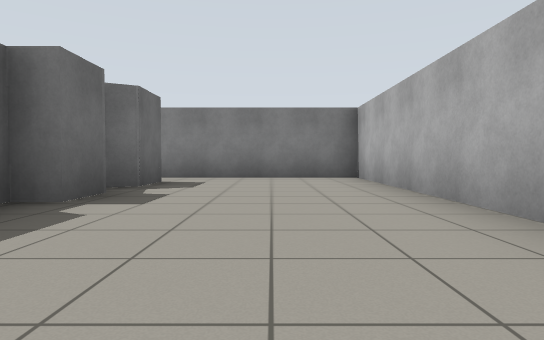
[1] (above)

24 first-person views from a walk through a world built for the Gazebo simulator. The camera is 0.72 m above the floor, tilts 2° down and sees 75° across. The floor is counted in squares, 2 m on a side. Each view is taken from the middle of a square. On the plan, view 1 faces up. The plan holds only what a view shows up to about 9 squares ahead; the rest is blank.

[2]
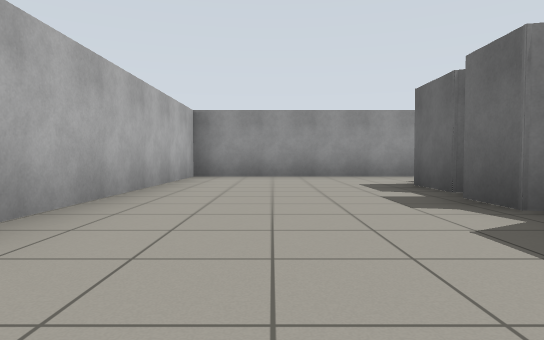

[3]
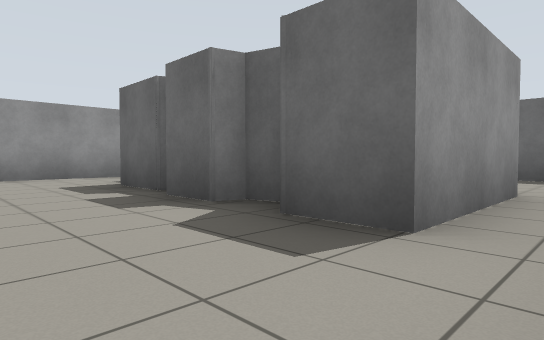

[4]
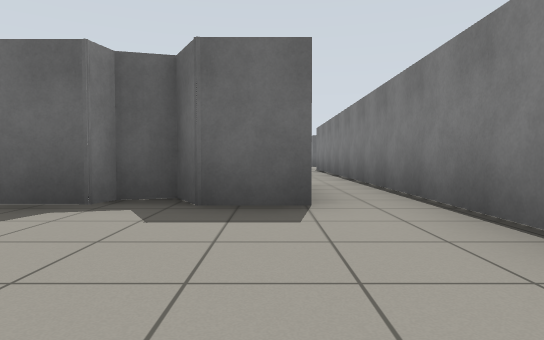

[5]
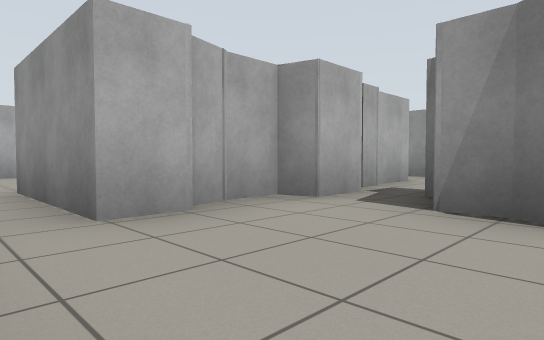

[6]
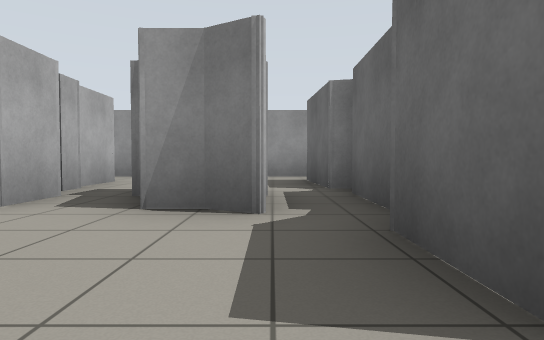

[7]
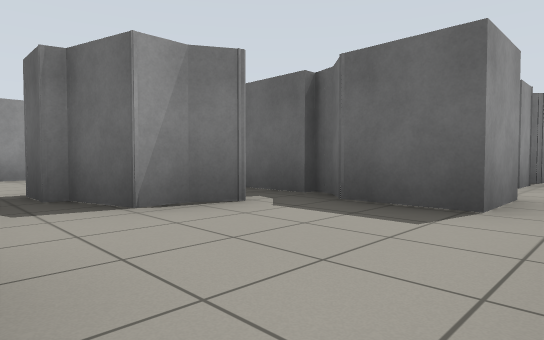

[8]
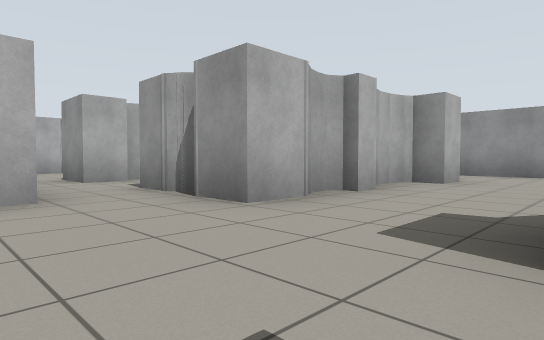

[9]
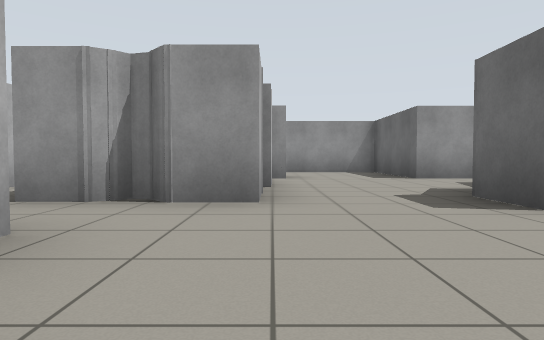

[10]
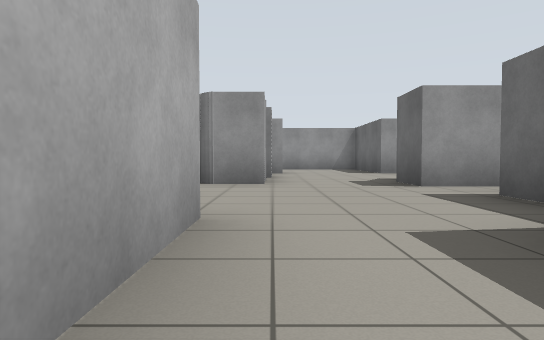

[11]
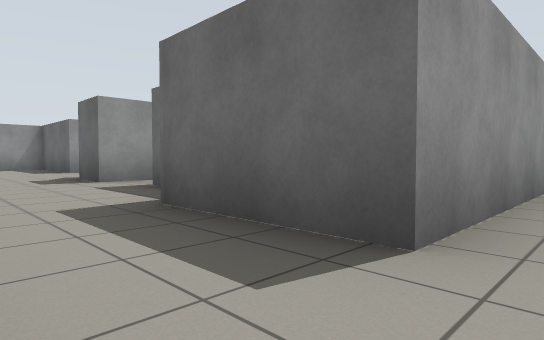

[12]
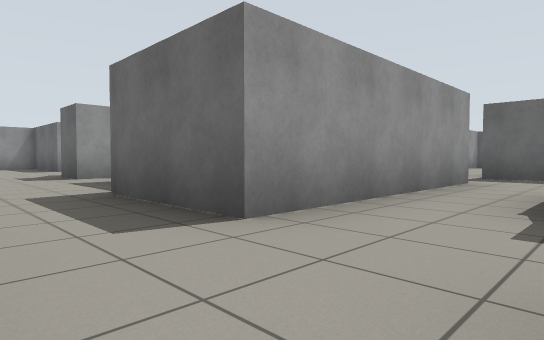

[13]
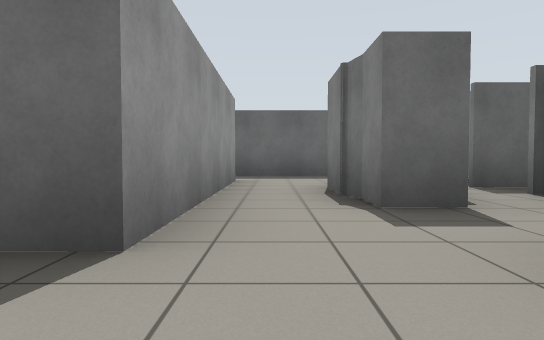

[14]
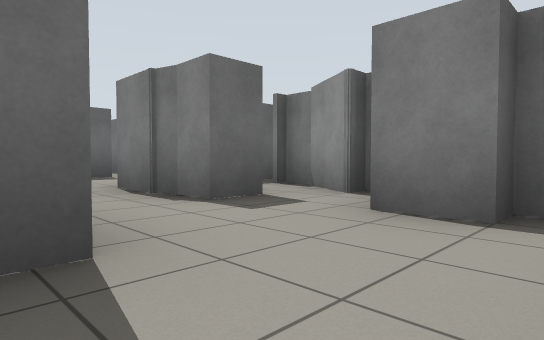

[15]
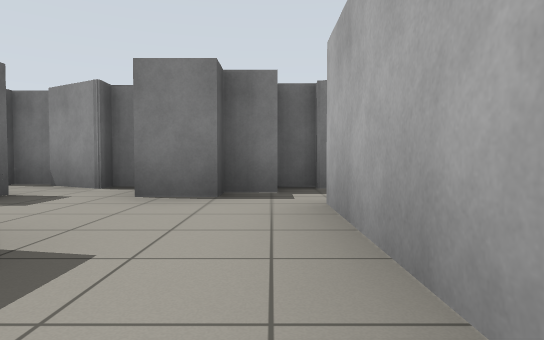

[16]
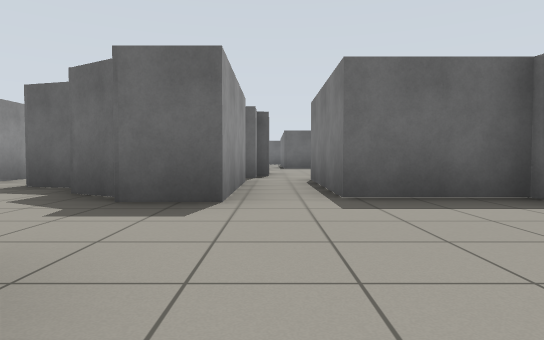

[17]
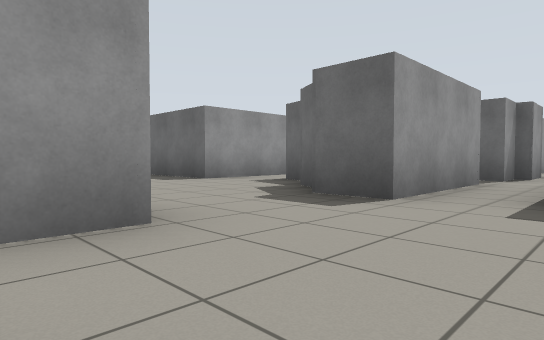

[18]
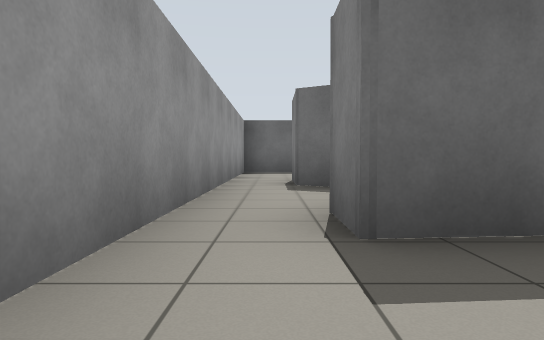

[19]
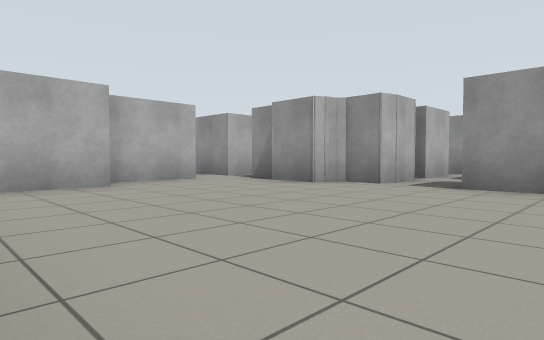

[20]
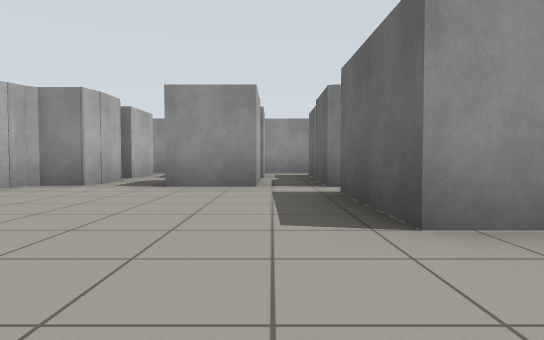

[21]
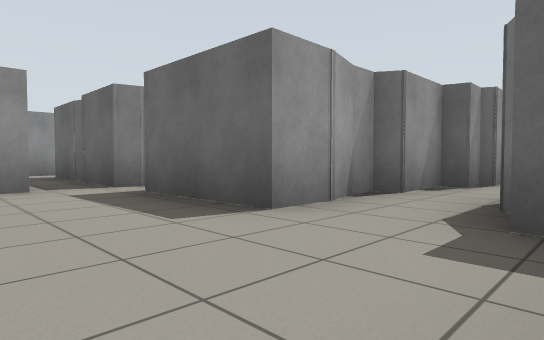

[22]
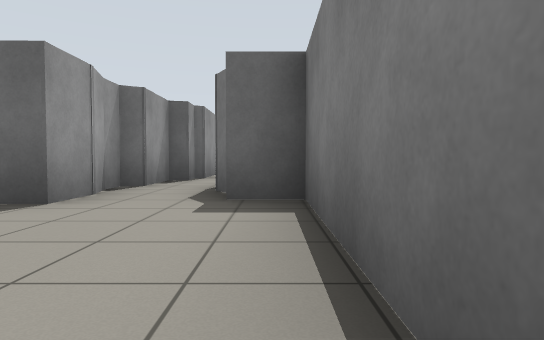

[23]
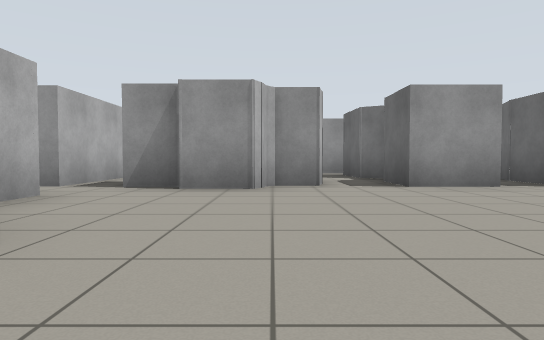

[24]
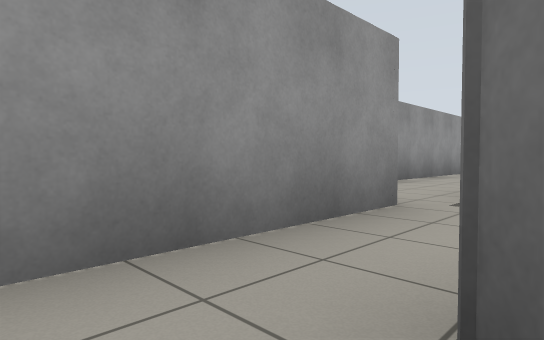

### Floor plan
Key: @ floor where view 1 was taken; # wall or solid block; x gap in a wall; . floor.
Columns run from 26 left of view 1 to 2 right of it. Each row starts with its distance up from view 1.
 14       ##  #.##
 13            ..#####.
 12         #..##......
 11     #####.......###
 10    ##.....####..#
  9  .........####..#
  8 #####......##...##
  7     #......##....############
  6     ........................#
  5     #.#.##.###..##.#...##...#
  4     #.#.#  ##...# .#...##...#
  3     #.#.#  #...##  #x####...#
  2     #########..##  #...##...#
  1             #...#..#...#....#
  0             #.............@.#
 -1             #################

Where each view was taken, in squares from view 1:
view 1: 0 up, 0 right, facing up
view 2: 6 up, 0 right, facing down
view 3: 6 up, 0 right, facing down-left
view 4: 5 up, 1 right, facing left
view 5: 6 up, 6 left, facing down-right
view 6: 6 up, 6 left, facing down
view 7: 6 up, 4 left, facing down-left
view 8: 7 up, 13 left, facing down-right
view 9: 8 up, 11 left, facing down
view 10: 10 up, 11 left, facing down
view 11: 11 up, 11 left, facing down-left
view 12: 12 up, 11 left, facing down-left
view 13: 11 up, 11 left, facing left
view 14: 10 up, 11 left, facing up-left
view 15: 9 up, 11 left, facing up
view 16: 6 up, 10 left, facing left
view 17: 7 up, 10 left, facing down-left
view 18: 0 up, 5 left, facing left
view 19: 10 up, 21 left, facing down-right
view 20: 10 up, 21 left, facing down
view 21: 10 up, 20 left, facing down-left
view 22: 10 up, 19 left, facing left
view 23: 10 up, 18 left, facing down
view 24: 13 up, 8 left, facing down-left
